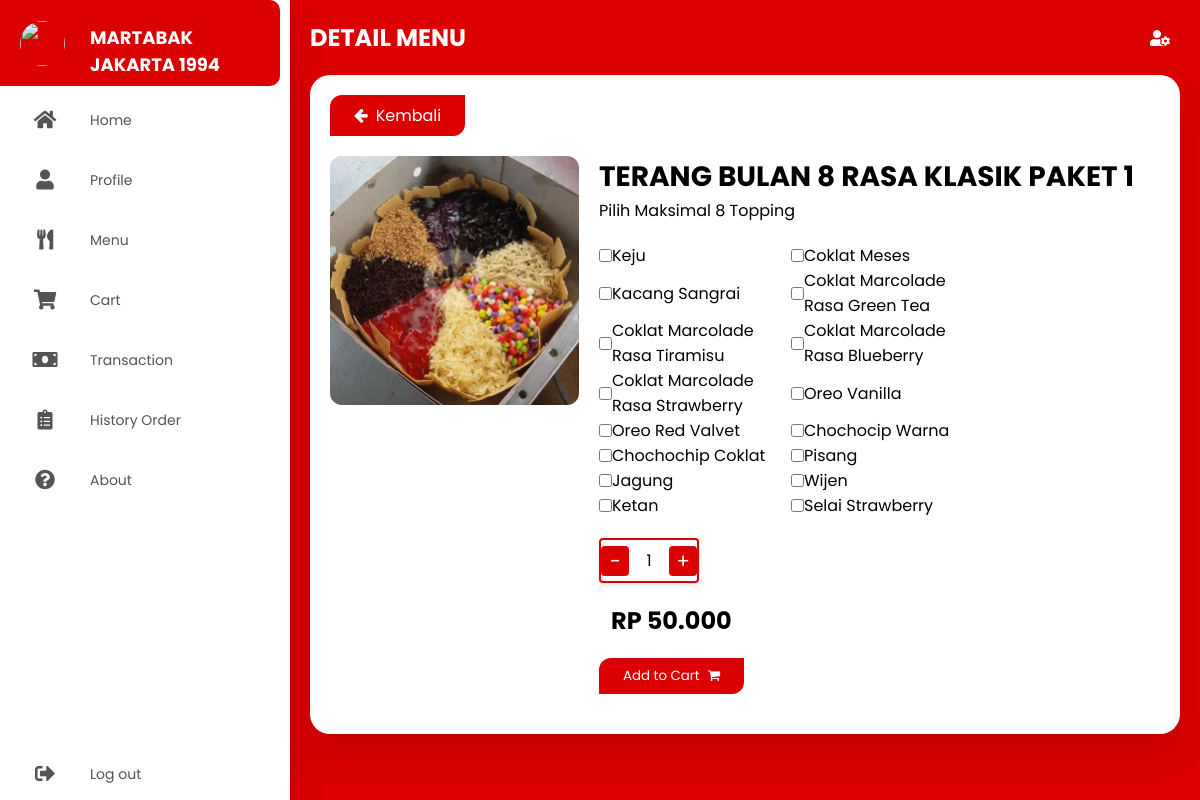
The app's page /detail-menu/detail-TBK.php?id_menu=38 (signed in) with its own data.
### tables this page shows
CREATE TABLE `menu_martabak` (
  `id_menu` int(11) NOT NULL,
  `name_menu` varchar(200) DEFAULT NULL,
  `price` double DEFAULT NULL,
  `img_menu` varchar(200) DEFAULT '',
  `id_category` int(11) DEFAULT NULL,
  `no_varian` varchar(200) DEFAULT '',
  `stok` varchar(200) DEFAULT NULL
);

CREATE TABLE `varian_rasa` (
  `id_varian` int(11) NOT NULL,
  `nama_varian` varchar(255) NOT NULL
);

### detail-menu/detail-TBK.php (the view, shortened to what this page needs)
<!DOCTYPE html>
    <html lang="en">
    <head>
      <link rel="stylesheet" href="../style/styledashboard.css" />
      <link rel="stylesheet" href="https://cdnjs.cloudflare.com/ajax/libs/font-awesome/5.15.4/css/all.min.css"/>
      <link rel="stylesheet" href="https://cdnjs.cloudflare.com/ajax/libs/font-awesome/4.7.0/css/font-awesome.min.css">
    </head>
    <body>
      <div class="container">
      <?php
        include '../navbar.php'
        ?>
        <section class="main">
          <div class="main-top">
            <h1>DETAIL MENU</h1>
            <i class="fas fa-user-cog"></i>
          </div>
          <?php
		        include '../conn.php';
		        $id_menu = $_GET['id_menu'];
		        $data = mysqli_query($conn,"select * from menu_martabak where id_menu='$id_menu'");
		        while($d = mysqli_fetch_array($data)){
              $price=$d['price'];
	          ?>
          <section class="menu-content">
            <a href="../menu-dashboard.php" class="back-btn"><i class="fa fa-arrow-left"></i>Kembali</a>
            <form action="tambah_aksi_TBK_keranjang.php?id_menu=<?php echo $d['id_menu']; ?>" method="post">
            <div class="detail-card">
                <img src="../asset/<?php echo $d['img_menu']; ?>" name="img_menu" alt="">
                <div class="detail-card-content">
                     <h2 name="name_menu"><?php echo $d['name_menu']; ?></h2>
                     <p>Pilih Maksimal 8 Topping</p>
                     <div class="checkbox">
                     <div class="varian-box">
                      <?php
		                    include '../conn.php';
		                    $datav1 = mysqli_query($conn,"select * from varian_rasa where id_varian='17'");
		                    $dv1 = mysqli_fetch_array($datav1);
	                    ?>
                        <input type="checkbox" name="v1" id="v1" value="<?php echo $dv1['nama_varian']; ?>" tabIndex="1" onClick="ckChange(this)"><?php echo $dv1['nama_varian']; ?>
                      </div>
                      <div class="varian-box">
                      <?php
		                    include '../conn.php';
		                    $datav2 = mysqli_query($conn,"select * from varian_rasa where id_varian='18'");
		                    $dv2 = mysqli_fetch_array($datav2);
	                    ?>
                        <input type="checkbox" name="v2" id="v2" value="<?php echo $dv2['nama_varian']; ?>" tabIndex="1" onClick="ckChange(this)"><?php echo $dv2['nama_varian']; ?>
                      </div>
                      <div class="varian-box">
                      <?php
		                    include '../conn.php';
		                    $datav3 = mysqli_query($conn,"select * from varian_rasa where id_varian='19'");
		                    $dv3 = mysqli_fetch_array($datav3);
	                    ?>
                        <input type="checkbox" name="v3" id="v3" value="<?php echo $dv3['nama_varian']; ?>" tabIndex="1" onClick="ckChange(this)"><?php echo $dv3['nama_varian']; ?>
                      </div>
                      <div class="varian-box">
                      <?php
		                    include '../conn.php';
		                    $datav4 = mysqli_query($conn,"select * from varian_rasa where id_varian='20'");
		                    $dv4 = mysqli_fetch_array($datav4);
	                    ?>
                        <input type="checkbox" name="v4" id="v4" value="<?php echo $dv4['nama_varian']; ?>" tabIndex="1" onClick="ckChange(this)"><?php echo $dv4['nama_varian']; ?>
                      </div>
                      <div class="varian-box">
                      <?php
		                    include '../conn.php';
		                    $datav5 = mysqli_query($conn,"select * from varian_rasa where id_varian='21'");
		                    $dv5 = mysqli_fetch_array($datav5);
	                    ?>
                        <input type="checkbox" name="v5" id="v5" value="<?php echo $dv5['nama_varian']; ?>" tabIndex="1" onClick="ckChange(this)"><?php echo $dv5['nama_varian']; ?>
                      </div>
                      <div class="varian-box">
                      <?php
		                    include '../conn.php';
		                    $datav6 = mysqli_query($conn,"select * from varian_rasa where id_varian='22'");
		                    $dv6 = mysqli_fetch_array($datav6);
	                    ?>
                        <input type="checkbox" name="v6" id="v6" value="<?php echo $dv6['nama_varian']; ?>" tabIndex="1" onClick="ckChange(this)"><?php echo $dv6['nama_varian']; ?>
                      </div>
                      <div class="varian-box">
                      <?php
		                    include '../conn.php';
		                    $datav7 = mysqli_query($conn,"select * from varian_rasa where id_varian='23'");
		                    $dv7 = mysqli_fetch_array($datav7);
	                    ?>
                        <input type="checkbox" name="v7" id="v7" value="<?php echo $dv7['nama_varian']; ?>" tabIndex="1" onClick="ckChange(this)"><?php echo $dv7['nama_varian']; ?>
                      </div>
                      <div class="varian-box">
                      <?php
		                    include '../conn.php';
		                    $datav8 = mysqli_query($conn,"select * from varian_rasa where id_varian='24'");
		                    $dv8 = mysqli_fetch_array($datav8);
	                    ?>
                        <input type="checkbox" name="v8" id="v8" value="<?php echo $dv8['nama_varian']; ?>" tabIndex="1" onClick="ckChange(this)"><?php echo $dv8['nama_varian']; ?>
                      </div>
                      <div class="varian-box">
                      <?php
		                    include '../conn.php';
		                    $datav9 = mysqli_query($conn,"select * from varian_rasa where id_varian='25'");
		                    $dv9 = mysqli_fetch_array($datav9);
	                    ?>
                        <input type="checkbox" name="v9" id="v9" value="<?php echo $dv9['nama_varian']; ?>" tabIndex="1" onClick="ckChange(this)"><?php echo $dv9['nama_varian']; ?>
                      </div>
                      <div class="varian-box">
                      <?php
		                    include '../conn.php';
		                    $datav10 = mysqli_query($conn,"select * from varian_rasa where id_varian='26'");
		                    $dv10 = mysqli_fetch_array($datav10);
	                    ?>
                        <input type="checkbox" name="v10" id="v10" value="<?php echo $dv10['nama_varian']; ?>" tabIndex="1" onClick="ckChange(this)"><?php echo $dv10['nama_varian']; ?>
                      </div>
                      <div class="varian-box">
                      <?php
		                    include '../conn.php';
		                    $datav11 = mysqli_query($conn,"select * from varian_rasa where id_varian='27'");
		                    $dv11 = mysqli_fetch_array($datav11);
	                    ?>
                        <input type="checkbox" name="v11" id="v11" value="<?php echo $dv11['nama_varian']; ?>" tabIndex="1" onClick="ckChange(this)"><?php echo $dv11['nama_varian']; ?>
                      </div>
                      <div class="varian-box">
                      <?php
		                    include '../conn.php';
		                    $datav12 = mysqli_query($conn,"select * from varian_rasa where id_varian='28'");
		                    $dv12 = mysqli_fetch_array($datav12);
	                    ?>
                        <input type="checkbox" name="v12" id="v12" value="<?php echo $dv12['nama_varian']; ?>" tabIndex="1" onClick="ckChange(this)"><?php echo $dv12['nama_varian']; ?>
                      </div>
                      <div class="varian-box">
                      <?php
		                    include '../conn.php';
		                    $datav13 = mysqli_query($conn,"select * from varian_rasa where id_varian='29'");
		                    $dv13 = mysqli_fetch_array($datav13);
	                    ?>
                        <input type="checkbox" name="v13" id="v13" value="<?php echo $dv13['nama_varian']; ?>" tabIndex="1" onClick="ckChange(this)"><?php echo $dv13['nama_varian']; ?>
                      </div>
                      <div class="varian-box">
                      <?php
		                    include '../conn.php';
		                    $datav14 = mysqli_query($conn,"select * from varian_rasa where id_varian='30'");
		                    $dv14 = mysqli_fetch_array($datav14);
	                    ?>
                        <input type="checkbox" name="v14" id="v14" value="<?php echo $dv14['nama_varian']; ?>" tabIndex="1" onClick="ckChange(this)"><?php echo $dv14['nama_varian']; ?>
                      </div>
                      <div class="varian-box">
                      <?php
		                    include '../conn.php';
		                    $datav15 = mysqli_query($conn,"select * from varian_rasa where id_varian='31'");
		                    $dv15 = mysqli_fetch_array($datav15);
	                    ?>
                        <input type="checkbox" name="v15" id="v15" value="<?php echo $dv15['nama_varian']; ?>" tabIndex="1" onClick="ckChange(this)"><?php echo $dv15['nama_varian']; ?>
                      </div>
                      <div class="varian-box">
                      <?php
		                    include '../conn.php';
		                    $datav16 = mysqli_query($conn,"select * from varian_rasa where id_varian='32'");
		                    $dv16 = mysqli_fetch_array($datav16);
	                    ?>
                        <input type="checkbox" name="v16" id="v16" value="<?php echo $dv16['nama_varian']; ?>" tabIndex="1" onClick="ckChange(this)"><?php echo $dv16['nama_varian']; ?>
                      </div>
                     </div>
                      <div class="quantity">
                        <span class="minus" aria-label="Decrease">&minus;</span>
                        <input type="number" class="input-box" name="qty_item" value="1" min="1" max="50">
                        <span class="plus" aria-label="Increase">&plus;</span>
                     </div>
                    <div class="flex-price">
                      <h1 name="price"><?php echo "Rp " . number_format("$price", 0, ",", "."); ?></h1>
                      <button id="btn_submit" class="cart-btn">Add to Cart<i class="fa fa-shopping-cart"></i></button>
                    </div>
                    <?php
	                  }
	                  ?>
                </div>
            </div>
          </section>
        </section>
      </div>
    </body>
    </html>

### style/styledashboard.css (style rules this page uses)
* { margin: 0; padding: 0; outline: none; border: none; text-decoration: none; box-sizing: border-box; font-family: "Poppins", sans-serif; }
body { background: #db0001; }
.container { display: flex; }
.main { position: relative; padding: 20px; width: 80%; margin-left: 290px; }
.main-top { display: flex; width: 100%; color: #fff; }
.main-top i { position: absolute; right: 0; margin: 10px 30px; color: white; cursor: pointer; }
.menu-content { width: 100%; height: auto; margin-top: 20px; background-color: #fff; padding: 20px; border-radius: 20px; display: flex; flex-direction: column; align-items: flex-start; box-shadow: 0 20px 35px rgba(0, 0, 0, 0.1); justify-content: space-around; }
.menu-content h1 { font-size: 24px; margin-left: 12px; font-family: "Poppins", sans-serif; text-transform: uppercase; }
.back-btn { padding: 8px 24px; margin-bottom: 20px; background-color: #db0001; color: #fff; border-radius: 12px 0; cursor: pointer; }
.back-btn i { margin-right: 8px; }
.detail-card { display: flex; flex-direction: row; flex-wrap: wrap; align-items: flex-start; width: 100%; }
.detail-card img { width: 30%; border-radius: 12px; margin-right: 20px; }
.detail-card .detail-card-content { width: auto; display: flex; flex-direction: column; align-items: flex-start; height: auto; }
.detail-card .detail-card-content h2 { font-size: 28px; }
.quantity { display: flex; margin-top: 20px; margin-bottom: 20px; width: 100px; border: 2px solid #db0001; border-radius: 4px; overflow: hidden; box-shadow: 0 2px 4px rgba(0, 0, 0, 0.1); align-items: center; }
.quantity span { background-color: #db0001; border-radius: 4px; color: #fff; border: none; cursor: pointer; font-size: 20px; width: 30px; height: auto; text-align: center; transition: background-color 0.2s; }
.input-box { width: 40px; text-align: center; border: none; padding: 8px 10px; font-size: 16px; outline: none; }
.input-box[type="number"] { -moz-appearance: textfield; }
.cart-btn { padding: 8px 24px; margin-bottom: 20px; background-color: #db0001; color: #fff; border-radius: 12px 0; cursor: pointer; margin-top: 20px; }
.cart-btn i { margin-left: 8px; }
.checkbox { margin-top: 20px; display: flex; flex-direction: row; flex-wrap: wrap; width: 400px; }
.varian-box { display: flex; flex-direction: row; flex-wrap: nowrap; margin-right: 12px; width: 180px; align-items: center; }

### records on screen
menu_martabak: img_menu (picture), name_menu "TERANG BULAN 8 RASA KLASIK PAKET 1", varian_rasa.nama_varian "Keju", varian_rasa.nama_varian "Coklat Meses", varian_rasa.nama_varian "Kacang Sangrai", varian_rasa.nama_varian "Coklat Marcolade Rasa Green Tea", varian_rasa.nama_varian "Coklat Marcolade Rasa Tiramisu", varian_rasa.nama_varian "Coklat Marcolade Rasa Blueberry", varian_rasa.nama_varian "Coklat Marcolade Rasa Strawberry", varian_rasa.nama_varian "Oreo Vanilla", varian_rasa.nama_varian "Oreo Red Valvet", varian_rasa.nama_varian "Chochocip Warna", varian_rasa.nama_varian "Chochochip Coklat", varian_rasa.nama_varian "Pisang", varian_rasa.nama_varian "Jagung", varian_rasa.nama_varian "Wijen", varian_rasa.nama_varian "Ketan", varian_rasa.nama_varian "Selai Strawberry", price "50.000"
